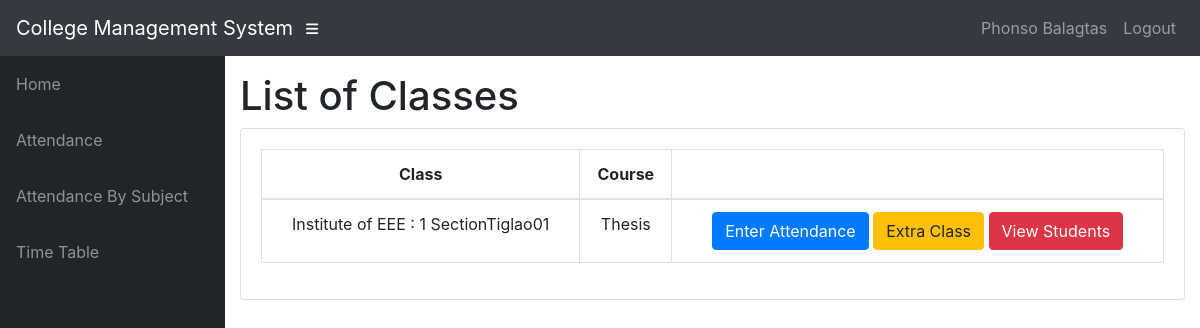
The app's page /teacher/TeacherTiglao01/1/Classes/ (signed in) with its own data.
### info/models.py (models this page shows, shortened)
class User(AbstractUser):
    @property
    def is_student(self):
        if hasattr(self, 'student'):
            return True
        return False

class Student(models.Model):
    user = models.OneToOneField(User, on_delete=models.CASCADE, null=True)
    class_id = models.ForeignKey(Class, on_delete=models.CASCADE, default=1)
    USN = models.CharField(primary_key='True', max_length=9, validators=[MinLengthValidator(9), MaxLengthValidator(9)])
    name = models.CharField(max_length=200)
    DOB = models.DateField(default='1998-01-01')

class Assign(models.Model):
    class_id = models.ForeignKey(Class, on_delete=models.CASCADE)
    course = models.ForeignKey(Course, on_delete=models.CASCADE)
    teacher = models.ForeignKey(Teacher, on_delete=models.CASCADE)
    class Meta:
        unique_together = (('course', 'class_id', 'teacher'),)

class Class(models.Model):
    id = models.CharField(primary_key='True', max_length=100)
    dept = models.ForeignKey(Dept, on_delete=models.CASCADE)
    section = models.CharField(max_length=100)
    sem = models.IntegerField()
    class Meta:
        verbose_name_plural = 'classes'
    def __str__(self):
        d = Dept.objects.get(name=self.dept)
        return '%s : %d %s' % (d.name, self.sem, self.section)

class Dept(models.Model):
    id = models.CharField(primary_key='True', max_length=100)
    name = models.CharField(max_length=200)
    def __str__(self):
        return self.name

class Course(models.Model):
    dept = models.ForeignKey(Dept, on_delete=models.CASCADE)
    id = models.CharField(primary_key='True', max_length=50)
    name = models.CharField(max_length=50)
    shortname = models.CharField(max_length=50, default='X')
    def __str__(self):
        return self.name

### info/views.py (the view)
# urls.py: path('teacher/<slug:teacher_id>/<int:choice>/Classes/', views.t_clas, name='t_clas'),
@login_required
def t_clas(request, teacher_id, choice):
    teacher1 = get_object_or_404(Teacher, id=teacher_id)
    return render(request, 'info/t_clas.html', {'teacher1': teacher1, 'choice': choice})

### info/templates/info/t_clas.html
{% extends 'info/base.html' %}
{% block content %}
    <h1>List of Classes</h1>
    <div class="card mb-3">
            <div class="card-body">
              <div class="table-responsive">
                <table class="table table-bordered text-center" id="dataTable" width="100%" cellspacing="0">
                  <thead>
                    <tr>
                        <th>Class</th>
                        <th>Course</th>
                        <th></th>
                    </tr>
                  </thead>
                  <tbody>
                    {% for ass in teacher1.assign_set.all %}
                    <tr>
                        <td>{{ ass.class_id }}</td>
                        <td>{{ ass.course }}</td>
                        <td>
                            {% if choice == 1 %}
                                <a class="btn btn-primary" href="{% url 't_class_date' ass.id %}" role="button">Enter Attendance</a>
                                <a class="btn btn-warning" href="{% url 't_extra_class' ass.id %}">Extra Class</a>
                                <a class="btn btn-danger" href="{% url 't_student' ass.id %}">View Students</a>
                            {% elif choice == 2 %}
                                <a class="btn btn-primary" href="{% url 't_marks_list' ass.id %}" role="button">Enter Marks</a>
                                <a class="btn btn-danger" href="{% url 't_student_marks' ass.id %}">View Students</a>
                            {% elif choice == 3 %}
                                <a class="btn btn-danger" href="{% url 't_report' ass.id %}">Generate reports</a>
                            {% endif %}
                        </td>
                    </tr>
                    {% empty %}
                            <p>teacher has no courses</p>
                    {% endfor %}
                  </tbody>
                </table>
              </div>
    </div>
{% endblock %}

### info/templates/info/base.html (shortened to what this page needs)
<!DOCTYPE html>
<html lang="en">
  <head>
      {% load static %}
    <link href="{% static '/info/bootstrap/vendor/bootstrap/css/bootstrap.min.css' %}" rel="stylesheet">
    <link href="{% static '/info/bootstrap/vendor/fontawesome-free/css/all.min.css' %}" rel="stylesheet" type="text/css">
    <link href="{% static '/info/bootstrap/vendor/datatables/dataTables.bootstrap4.css' %}" rel="stylesheet">
    <link href="{% static '/info/bootstrap/css/sb-admin.css' %}" rel="stylesheet">
  </head>
  <body id="page-top">
    <nav class="navbar navbar-expand navbar-dark bg-dark static-top">
      <a class="navbar-brand mr-1" href="{% url 'index' %}">College Management System</a>
      <button class="btn btn-link btn-sm text-white order-1 order-sm-0" id="sidebarToggle" href="#">
        <i class="fas fa-bars"></i>
      </button>
        <div class="collapse navbar-collapse" id="navbarResponsive">
          <ul class="navbar-nav ml-auto">
            <li class="nav-item">
                {% if request.user.is_student %}
                    <a class="nav-link text-capitalize">{{ request.user.student.name }}</a>
                {% elif request.user.is_teacher %}
                    <a class="nav-link text-capitalize">{{ request.user.teacher.name }}</a>
                {% endif %}
            </li>
            <li class="nav-item">
                <a class="nav-link" href="#" data-toggle="modal" data-target="#logoutModal">Logout</a>
            </li>
          </ul>
        </div>
    </nav>
    <div id="wrapper">
      <ul class="sidebar navbar-nav">
            <li class="nav-item">
              <a class="nav-link" href="{% url 'index' %}">
                <span>Home</span>
              </a>
            </li>
        {% if request.user.is_student %}
            <li class="nav-item">
              <a class="nav-link" href="{% url 'attendance' request.user.student.USN %}">
                <span>Attendance</span>
              </a>
            </li>
            <li class="nav-item">
              <a class="nav-link" href="{% url 'attendance' request.user.student.USN %}">
                <span>Attendance By Subject</span>
              </a>
            </li>
              <li class="nav-item">
              <a class="nav-link" href="{% url 'timetable' request.user.student.class_id_id %}">
                <span>Time Table</span>
              </a>
            </li>
        {% endif %}
      </ul>
      <div id="content-wrapper">
        <div class="container-fluid">
            {% block content %}
            {% endblock %}
        </div>
      </div>
    </div>
  </body>
</html>

### records on screen
User: user.student.name "Phonso Balagtas"
Assign: class_id "Institute of EEE : 1 SectionTiglao01", course "Thesis"
